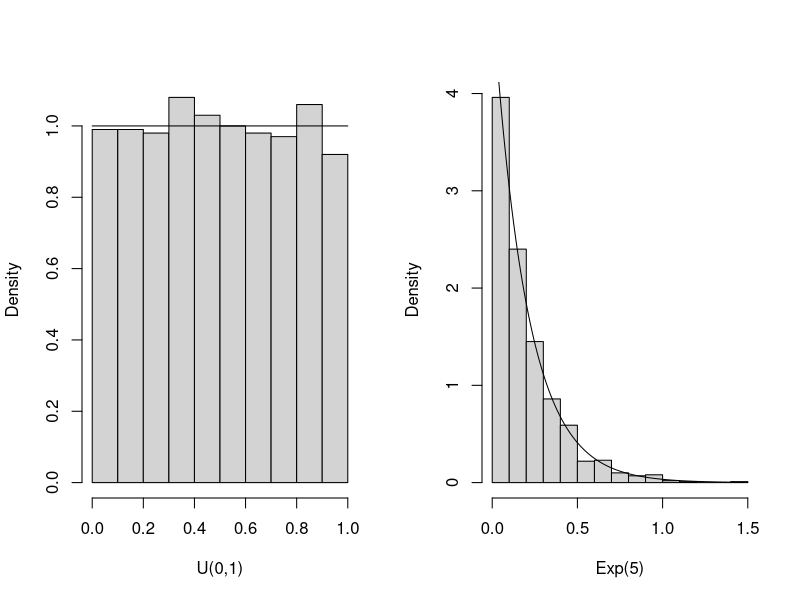

Write R code to recreate this figure.
## Figure 7 in chapter "Operations Research" in Data Science for Mathematicians
## Authors: Alice J. Paul and Susan E. Martonosi
## Figure Caption: On the left, histogram of 1000 randomly generated U(0,1)
## random variables with density of the U(0,1) distribution overlaid.  On the right,
## histogram of X = -(ln(1-U)/lambda), where lambda = 5, computed using the 1000
## U(0,1) random variables from the left panel, with the Exp(5) distribution overlaid.

# Set the seed for the random number generator
set.seed(123)      

# Generate 1000 U(0,1) random variables
x <- runif(n=1000)  

# Set the rate parameter for the exponential distribution
lambda <- 5       

# Generate Y from X using the inverse CDF of the exponential distribution
y <- -log(1-x)/lambda

# Create a 1x2 matrix of plots
par(mfrow=c(1,2))

# Plot the left histogram of the 1000 U(0,1) random variables
hist(x, main="", xlab="U(0,1)", probability=TRUE)

# Overlay the density function for the U(0,1) distribution
points(seq(from=0, to=1, by=0.001),dunif(seq(from=0, to=1, by=0.001)), type="l")

# Plot the right histogram of the 1000 Exp(5) random variables calculated from X
hist(y, main="", xlab="Exp(5)", probability=TRUE)

# Overlay the density function of the Exp(5) distribution
points(seq(from=0, to=1.5, by=0.001),dexp(seq(from=0, to=1.5, by=0.001), rate=5), type="l")

